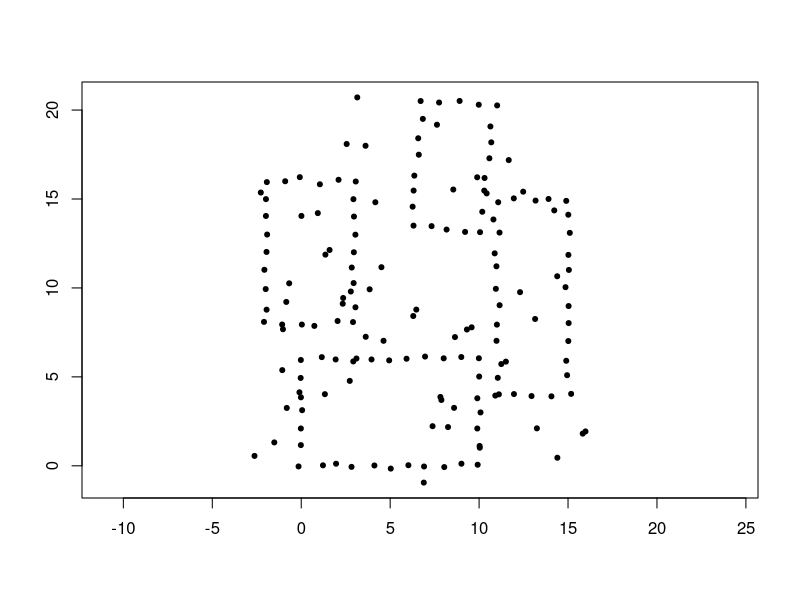

Write R code to recreate this figure. (Note: this script raises an error after producing the figure.)

setwd("~/Documents/ArchStats/Dissertation/sections/gridding")

# function to simulate points along the walls of a building, with some perturbation.
sim.building <- function(c1 = c(0,0), c2 = c(10,6), gap = 1, deg = 0, var = 0.1) {
    t <- max(c1[2], c2[2])
    b <- min(c1[2], c2[2])
    r <- max(c1[1], c2[1])
    l <- min(c1[1], c2[1])
    n.x <- (r-l)/gap
    n.y <- (t-b)/gap
    
    # get coordinates
    x <- c(l + c(0:n.x)*gap, rep(l, n.y-1),
           l + c(0:n.x)*gap, rep(r, n.y-1))
    y <- c(rep(b, n.x + 1), b + c(1:(n.y-1))*gap,
           rep(t, n.x + 1), b + c(1:(n.y-1))*gap)
    
    z <- cbind(x,y)
    z <- z + rnorm(length(z), 0, var)
    
    # apply rotation
    deg <- deg*pi/180
    rm <- matrix(c(cos(deg), sin(deg), -sin(deg), cos(deg)), nrow = 2, ncol = 2)
    z %*% rm
}

verts <- rbind(c(1,2), c(6,11), c(11,4), c(15,15))

set.seed(24747)
a <- sim.building(c(0,0), c(10,6), deg = 0)
b <- sim.building(c(-2,8), c(3,16), deg = 0)
c <- sim.building(c(11,4), c(15,15), deg = 0)
d <- sim.building(c(5,14), c(9,21), deg = 5)

z <- rbind(a,b,c,d)
z <- rbind(z, cbind(runif(nrow(z)/2, floor(min(z[,1])), ceiling(max(z[,1]))),
                    runif(nrow(z)/2, floor(min(z[,2])), ceiling(max(z[,2])))))

pdf(file = "sim-plot.pdf")
plot(z, pch = 20, asp = T, xlab = "", ylab = "")
dev.off()

k.1 <- k.nearest.angles(z, 1)
q <- circular(k.1[,-c(1:2)])
pdf(file = "sim-q-plot.pdf")
plot(q, stack = T, sep = 0.05, pch = 20, shrink = 1.7)
lines(density.circular(q, bw = 15), lwd = 2, col = "red")
dev.off()

q.4 <- (4*q) %% (2*pi)
pdf(file = "sim-q4-plot.pdf")
plot(q.4, shrink = 1.7, stack = T, sep = 0.05, pch = 20)
lines(density.circular(q.4, bw = 15), lwd = 2, col = "red")
dev.off()

#======================================================================
# test for uniformity
rayleigh.test(q.4); kuiper.test(q.4); watson.test(q.4)

# test for symmetry
r.symm.test.stat(q.4); r.symm.test.boot(q.4, B = 999)

# obtain bias-corrected point estimates and confidence intervals
bc <- bc.ci.LS(q.4, alpha = 0.05)
bc$rho^4

(bc$alpha2 - (bc$rho^4)) / ((1-bc$rho)^2)
